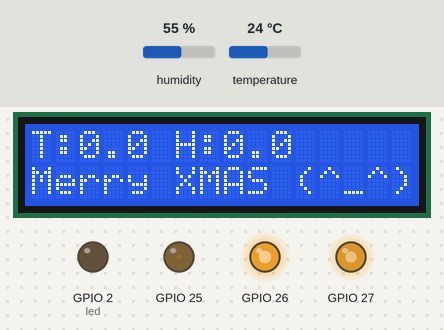
Bench run of a program on a simulated ESP32 board running MicroPython. Parts: 16×2 character LCD, output pins drawn as LEDs (lit = HIGH). Inputs (shaded band) come from the test bench; at power-on: humidity 55 %, temperature 24 °C. The board's own WiFi access point starts at once; library files of the repository ran but are not shown: esp8266_i2c_lcd.py; what the program prints to the serial console is not drawn.

Above: at 1.6 s.
1.7 s: humidity set to 22 %
At 3.9 s:
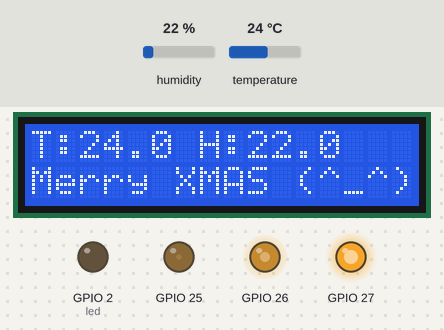
6.6 s: temperature set to 12 °C
At 9.8 s:
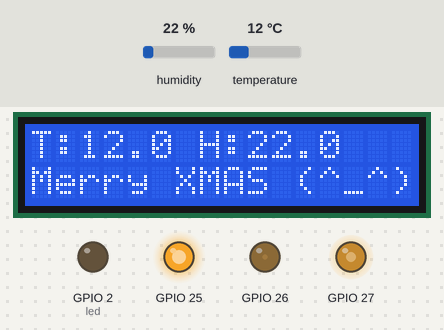
12.7 s: humidity set to 40 %
At 16.1 s:
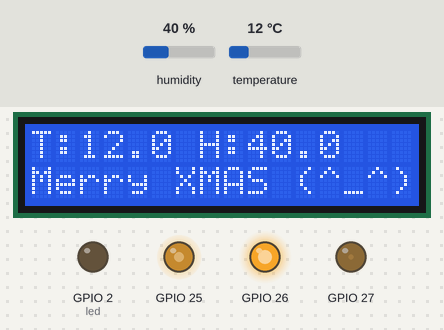
18.8 s: temperature set to 19 °C
At 24.3 s:
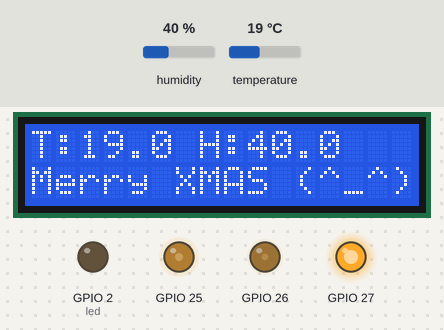
Timing chart, 0 to 25.0 s (numbered marks = the images above; inputs shaded):
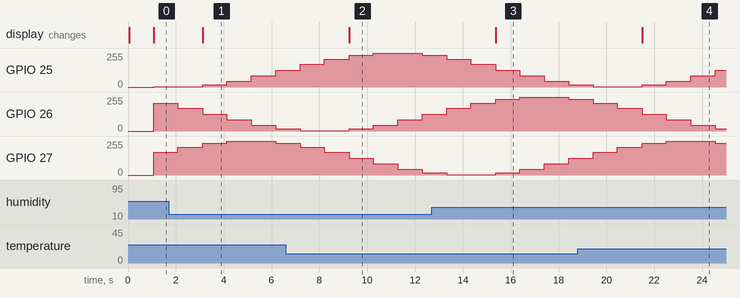

The program:

main.py
```python
from machine import Pin, I2C, PWM
import onewire, ds18x20
from time import sleep
from lcd_lib.esp8266_i2c_lcd import I2cLcd, DEFAULT_I2C_ADDR
from time import sleep_ms, ticks_ms
import math
import utime
import random
import dht

i2c = I2C(scl=Pin(32), sda=Pin(33), freq=400000)
lcd = I2cLcd(i2c, DEFAULT_I2C_ADDR, 2, 16)
ds_pin = Pin(15)
ds_sensor = ds18x20.DS18X20(onewire.OneWire(ds_pin))


led = Pin(2, Pin.OUT)

PIN_R = 27
PIN_G = 26
PIN_B = 25

class RGBLed:
    def __init__(self, pin_r, pin_g, pin_b):
        self.pin_r = PWM(Pin(pin_r))
        self.pin_g = PWM(Pin(pin_g))
        self.pin_b = PWM(Pin(pin_b))
        self.set(0, 0, 0)

    def set(self, r, g, b):
        self.r = int(r)
        self.g = int(g)
        self.b = int(b)
        self.duty()

    def duty(self):
        self.pin_r.duty(self.duty_translate(self.r))
        self.pin_g.duty(self.duty_translate(self.g))
        self.pin_b.duty(self.duty_translate(self.b))

    def duty_translate(self, n):
        """translate values from 0-255 to 0-1023"""
        return int((float(n) / 255) * 1023)

rgb_leb = RGBLed(PIN_R, PIN_G, PIN_B)

dht22 = dht.DHT22(Pin(15))


lcd.backlight_on()
current_temp = 0.0
current_r = 0.0
current_g = 0.0
current_b = 0.0

humidity = 0.0
start = utime.ticks_ms()
count = 0

def calc_by_time(counter, delta=0):
    return math.sin(((counter * 20 + delta) % 360) * math.pi / 180) / 2 + 0.5


while True:
    try:
        sleep(1)
        count += 1
        time_delta = utime.ticks_diff(utime.ticks_ms(), start)
        if time_delta > 3000:
            dht22.measure()
            current_temp = dht22.temperature()
            humidity = dht22.humidity()
            start = utime.ticks_ms()


        current_r = calc_by_time(count)
        current_g = calc_by_time(count, 120)
        current_b = calc_by_time(count, 240)
        print("%s %s %s" %(current_r, current_g, current_b))

    except Exception as identifier:
        pass
    finally:
        lcd.move_to(0, 0)
        lcd.putstr("T:%2.1f H:%2.1f\nMerry XMAS (^_^)" % (current_temp, humidity))
        rgb_leb.set(int(255 * current_r), int(255 * current_g), int(255 * current_b))
```

boot.py
```python
# This file is executed on every boot (including wake-boot from deepsleep)
try:
  import usocket as socket
except:
  import socket

import network

import esp
esp.osdebug(None)

import gc
gc.collect()

ssid = 'MicroPython-AP'
password = '123456789'

ap = network.WLAN(network.AP_IF)
ap.active(True)
ap.config(essid=ssid, password=password)

while ap.active() == False:
  pass

print('Connection successful')
print(ap.ifconfig())
```

Measured:
- after the input at 1.7 s, the display: changes after 1.4 s (image 1)
- after the input at 6.6 s, the display: changes after 2.6 s (image 2)
- after the input at 12.7 s, the display: changes after 2.7 s (image 3)
- after the input at 18.8 s, the display: changes after 2.7 s (image 4)
